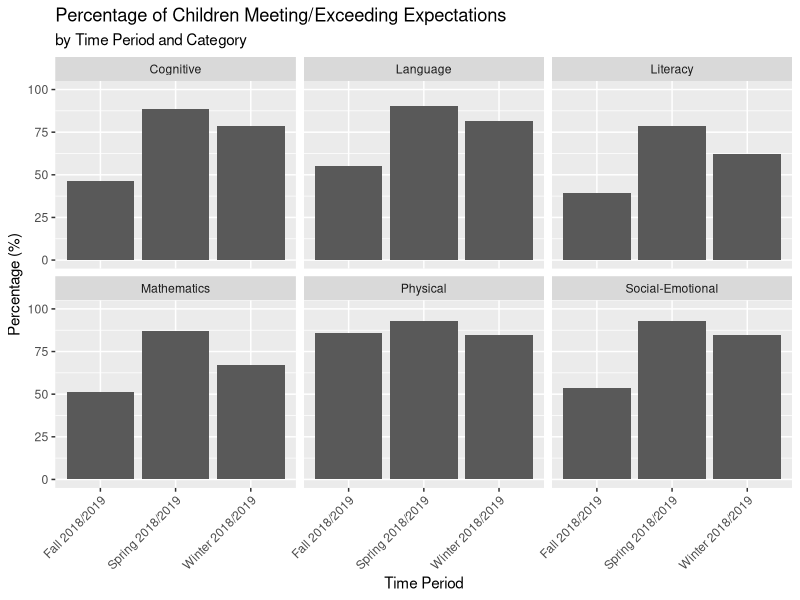
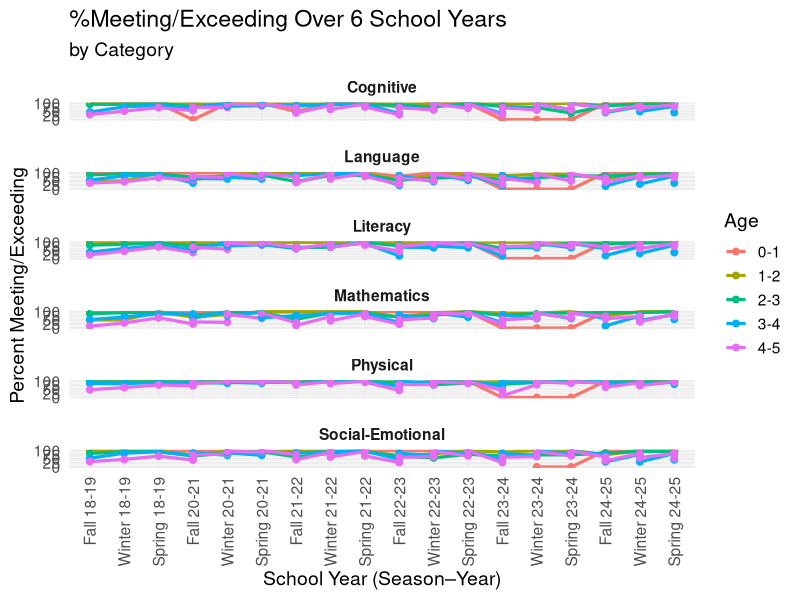
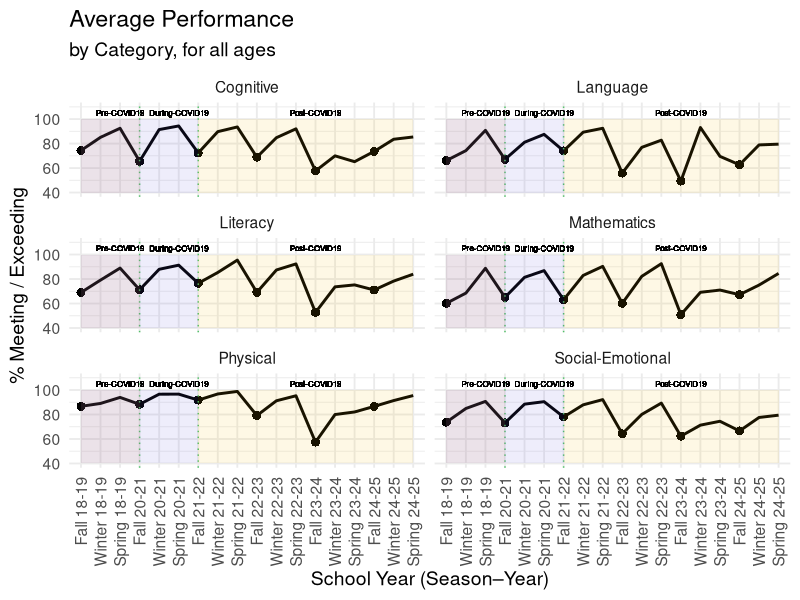
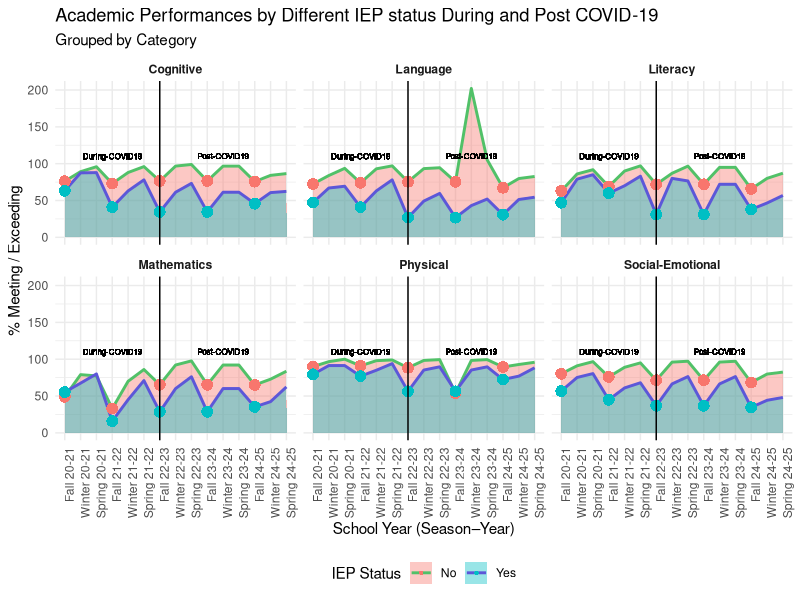
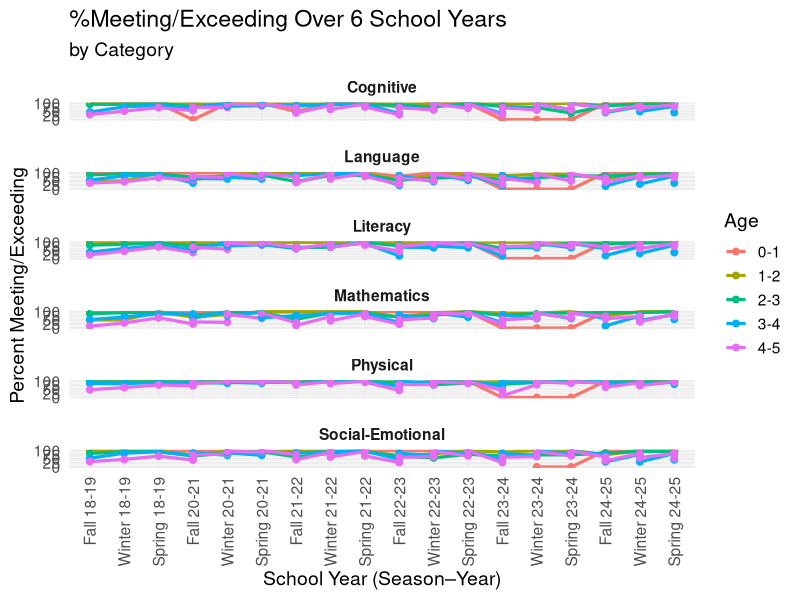
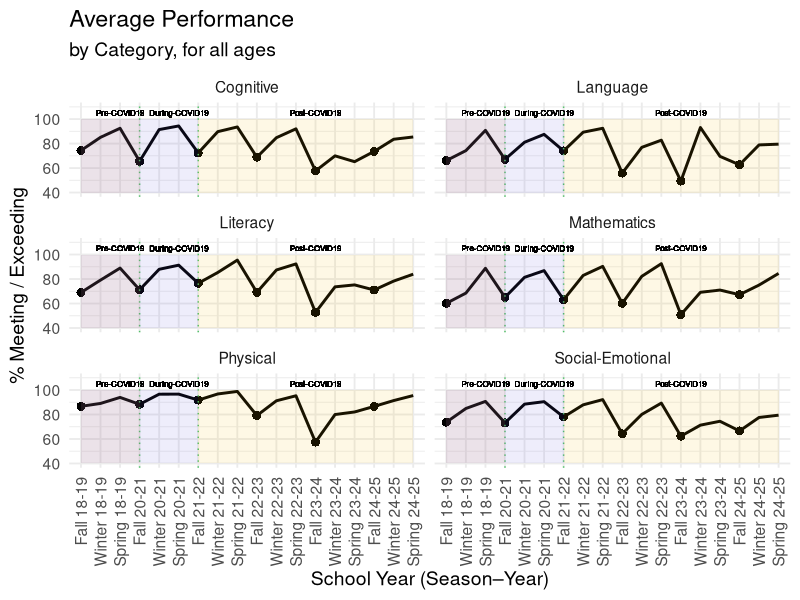
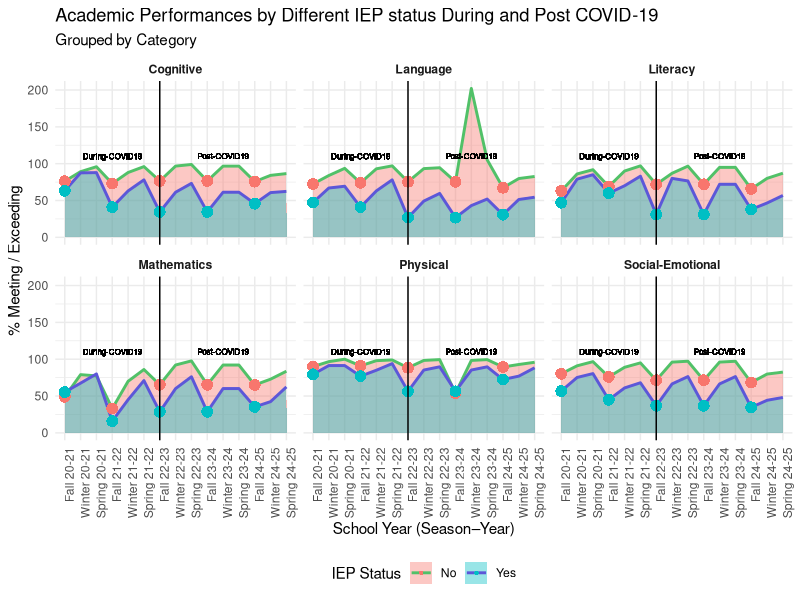

These charts were generated, in order, by the following R code:
## ---- chunk 1
library(tidyverse)
library(broom)
library(readxl)
library(dplyr)
library(skimr)
## ---- chunk 2
prof_2018_2019 <- read_excel("../data/ignore/file_show.xlsx")
## ---- chunk 3
glimpse(prof_2018_2019)
## ---- chunk 4
skim(prof_2018_2019)
## ---- chunk 5
categorized_data_2018_2019 <- prof_2018_2019 |>
  group_by(`Time Period`, `Category`) |>
  summarise(
    `Total # Children` = sum(`# Children`, na.rm = TRUE), 
    `Meeting / Exceeding Children` = sum(`# Meeting / Exceeding`, na.rm = TRUE), 
    `% percentage` = round(`Meeting / Exceeding Children` / `Total # Children` * 100, 2),
    .groups = "drop"
  )
## ---- chunk 6
ggplot(categorized_data_2018_2019, aes(x = `Time Period`, y = `% percentage`)) +
  geom_col() +
  facet_wrap(~ `Category`) +
  ylim(0, 100) +
  labs(
    title = "Percentage of Children Meeting/Exceeding Expectations",
    subtitle = "by Time Period and Category",
    x = "Time Period",
    y = "Percentage (%)"
  ) + 
  theme(axis.text.x = element_text(angle = 45, hjust = 1))
## ---- chunk 7
X2018_2019 <- read_excel("../data/ignore/2018-2019.xlsx")
X2020_2021 <- read_excel("../data/ignore/2020-2021.xlsx")
X2021_2022 <- read_excel("../data/ignore/2021-2022.xlsx")
X2022_2023 <- read_excel("../data/ignore/2022-2023.xlsx")
X2023_2024 <- read_excel("../data/ignore/2023-2024.xlsx")
X2024_2025 <- read_excel("../data/ignore/2024-2025.xlsx")
## ---- chunk 8
general_data_table <- bind_rows(
  #for each year we need to first convert our number of children, number of meeting/exceeding, and percentage of meeting/exceeding in numerit values and create a year column that would help us with sorting and labeling
  X2018_2019 |>
    mutate(
      `# Children` = parse_number(as.character(`# Children`), na = c("N/A", "NA")), 
      `# Meeting / Exceeding` = parse_number(as.character(`# Meeting / Exceeding`), na = c("N/A", "NA")), 
      `% Meeting / Exceeding` = parse_number(as.character(`% Meeting / Exceeding`)), 
      year = "18-19"), 
  X2020_2021 |>
    mutate(
      `# Children` = parse_number(as.character(`# Children`), na = c("N/A", "NA")), 
      `# Meeting / Exceeding` = parse_number(as.character(`# Meeting / Exceeding`), na = c("N/A", "NA")), 
      `% Meeting / Exceeding` = parse_number(as.character(`% Meeting / Exceeding`)), 
      year = "20-21"), 
  X2021_2022|>
    mutate(
      `# Children` = parse_number(as.character(`# Children`), na = c("N/A", "NA")), 
      `# Meeting / Exceeding` = parse_number(as.character(`# Meeting / Exceeding`), na = c("N/A", "NA")), 
      `% Meeting / Exceeding` = parse_number(as.character(`% Meeting / Exceeding`)), 
      year = "21-22"), 
  X2022_2023|>
    mutate(
      `# Children` = parse_number(as.character(`# Children`), na = c("N/A", "NA")), 
      `# Meeting / Exceeding` = parse_number(as.character(`# Meeting / Exceeding`), na = c("N/A", "NA")), 
      `% Meeting / Exceeding` = parse_number(as.character(`% Meeting / Exceeding`)), 
      year = "22-23"), 
  X2023_2024|>
    mutate(
      `# Children` = parse_number(as.character(`# Children`), na = c("N/A", "NA")), 
      `# Meeting / Exceeding` = parse_number(as.character(`# Meeting / Exceeding`), na = c("N/A", "NA")), 
      `% Meeting / Exceeding` = parse_number(as.character(`% Meeting / Exceeding`), na = c("N/A", "NA", "#DIV/0!")), 
      year = "23-24"), 
  X2024_2025|>
    mutate(
      `# Children` = parse_number(as.character(`# Children`), na = c("N/A", "NA")), 
      `# Meeting / Exceeding` = parse_number(as.character(`# Meeting / Exceeding`), na = c("N/A", "NA")), 
      `% Meeting / Exceeding` = parse_number(as.character(`% Meeting / Exceeding`)), 
      year = "24-25")
  ) |>
  #shortening and simplifying the label for each school year and trimester
  mutate(
    season = case_when(
      str_detect(`Time Period`, "Fall") ~ "Fall",
      str_detect(`Time Period`, "Winter") ~ "Winter",
      str_detect(`Time Period`, "Spring") ~ "Spring"
    ),
    label = paste(season, year),
    #sorting for chronological order taking the beginning of the school year and the code for each season (Fall - 1, Winter - 2, Spring - 3)
    #e.g. Fall 2018-2019 -> 181, Winter 2021-2022 -> 212
    sort_num = as.numeric(str_sub(year, 1, 2)) * 10 + match(season, c("Fall","Winter","Spring")) 
  )
#ordering our data chronologically
general_data_table <- general_data_table |>
  mutate(
    label = fct_reorder(label, sort_num)
  )
## ---- chunk 9
general_data_plot <- ggplot(general_data_table, aes(x = label, y = `% Meeting / Exceeding`, color = Age, group = Age)) +
  geom_line(size = 1.1) +
  geom_point(size = 2) +
  facet_wrap(~ Category, ncol = 1) +
  ylim(0, 100)+
  labs(
    title = "%Meeting/Exceeding Over 6 School Years",
    subtitle = "by Category",
    x = "School Year (Season–Year)",
    y = "Percent Meeting/Exceeding"
  ) +
  theme_minimal(base_size = 14) +
  theme(
    axis.text.x = element_text(angle = 90, hjust = 1, vjust = 0.5),
    strip.text = element_text(face = "bold"),
    panel.spacing = unit(1, "lines")
  )

general_data_plot

#saving
ggsave("general_plot.png", general_data_plot, width = 10, height = 20, dpi = 300)
## ---- chunk 10
#creating a new column that would help us highlight the beginning of the school year
average_general_data_table <- general_data_table |>
  mutate(is_fall = (`season` == "Fall"))

#calculating the average of all age groups' seasonal performance
average_general_data_table <- average_general_data_table |>
  group_by(Category, label, sort_num, is_fall) |>
  summarise(
    `Avg Meeting Exceeding` = mean(`% Meeting / Exceeding`, na.rm = TRUE),
    .groups = "drop"
  )

#plotting
average_general_data_plot <- ggplot(average_general_data_table, aes(x = label, y = `Avg Meeting Exceeding`, group = Category)) +
  geom_line(size = 1) +
  geom_point(aes(size = ifelse(is_fall, 4, NA)), shape = 20, stroke = 0) +
  geom_vline(xintercept = "Fall 20-21", linetype = "dotted", color = "#51C168")+
  geom_vline(xintercept = "Fall 21-22", linetype = "dotted", color = "#51C168")+
  annotate("rect", xmin="Fall 18-19", xmax="Fall 20-21", ymin = 40, ymax = 100, alpha = 0.1, fill = "#E7913E")+
  annotate("rect", xmin="Fall 18-19", xmax="Fall 21-22", ymin = 40, ymax = 100, alpha = 0.1, fill = "#5C57D8")+
  annotate("rect", xmin="Fall 21-22", xmax="Spring 24-25", ymin = 40, ymax = 100, alpha = 0.1, fill = "#FABA09")+
  geom_text( 
    aes(x = "Spring 18-19", y = 105, label = "Pre-COVID19"),
    size = 2) +
  geom_text( 
    aes(x = "Spring 20-21", y = 105, label = "During-COVID19"),
    size = 2) +
  geom_text( 
    aes(x = "Fall 23-24", y = 105, label = "Post-COVID19"),
    size = 2) +
  facet_wrap(~ Category, ncol = 2) +
  ylim(40, 110)+
  labs(
    title = "Average Performance",
    subtitle = "by Category, for all ages",
    x = "School Year (Season–Year)",
    y = "% Meeting / Exceeding"
  ) +
  theme_minimal(base_size = 14) +
  theme(
    axis.text.x = element_text(angle = 90, hjust = 1, vjust = 0.5),
    legend.position = "none"
  )

average_general_data_plot

#saving
ggsave("average_general_plot.png", average_general_data_plot, width = 15, height = 10, dpi = 300)
## ---- chunk 11
# filter 0-1 age group and calculate percentages
data <- general_data_table |>
filter(Age != "0-1") |>
drop_na() |>
group_by(year, Category, Age) |>
summarise(percent = sum(`# Meeting / Exceeding`) / sum(`# Children`) * 100, .groups = "drop") |>
mutate( covid_period = case_when(
year == "2019" ~ "Before COVID",
year %in% c("2021", "2022") ~ "During COVID",
TRUE ~ "After COVID"
  ),
covid_period = factor(covid_period, levels = c("Before COVID", "During COVID", "After COVID"))
)


## ---- chunk 12
all_year <- general_data_table |>
  mutate(IEP = na_if(IEP, "N/A")) |>
  filter(!is.na(IEP))

IEP_data <- all_year |>
  mutate(is_fall = (`season` == "Fall"))

IEP_data <- IEP_data |>
  group_by(Category, label, sort_num, is_fall, IEP) |>
  summarise(
    `Avg IEP Meeting Exceeding` = mean(`% Meeting / Exceeding`, na.rm = TRUE),
    .groups = "drop"
  )

iep_graph <- ggplot(
  IEP_data,
  aes(x = `label`, y = `Avg IEP Meeting Exceeding`, fill = IEP, group = IEP)
) +
  geom_area(position = "identity", alpha = 0.4) +
  geom_line(aes(color = IEP), size = 1) +
  geom_point(aes(size = ifelse(is_fall, 4, NA)), shape = 21 , stroke = 0) +
  geom_vline(xintercept = "Fall 22-23") +
  geom_text( 
    aes(x = "Winter 23-24", y = 110, label = "Post-COVID19"),
    size = 2) +
  geom_text( 
    aes(x = "Fall 21-22", y = 110, label = "During-COVID19"),
    size = 2) +
  facet_wrap(~ Category) +
  labs(
    title = "Academic Performances by Different IEP status During and Post COVID-19",
    x = "School Year (Season–Year)",
    y = "% Meeting / Exceeding",
    subtitle = "Grouped by Category ",
    fill = "IEP Status",
    color = "IEP Status"
  ) +
  scale_size_identity(guide = "none") +
  scale_color_manual(values = c("#51C168", "#5C57D8", "#FABA09"))+
  theme_minimal() +
  theme(
    axis.text.x = element_text(angle = 90, hjust = 1),
    legend.position = "bottom",
    strip.text = element_text(face = "bold")
  )

iep_graph

ggsave("iep_impact.png", iep_graph, width = 15, height = 10, dpi = 300)
